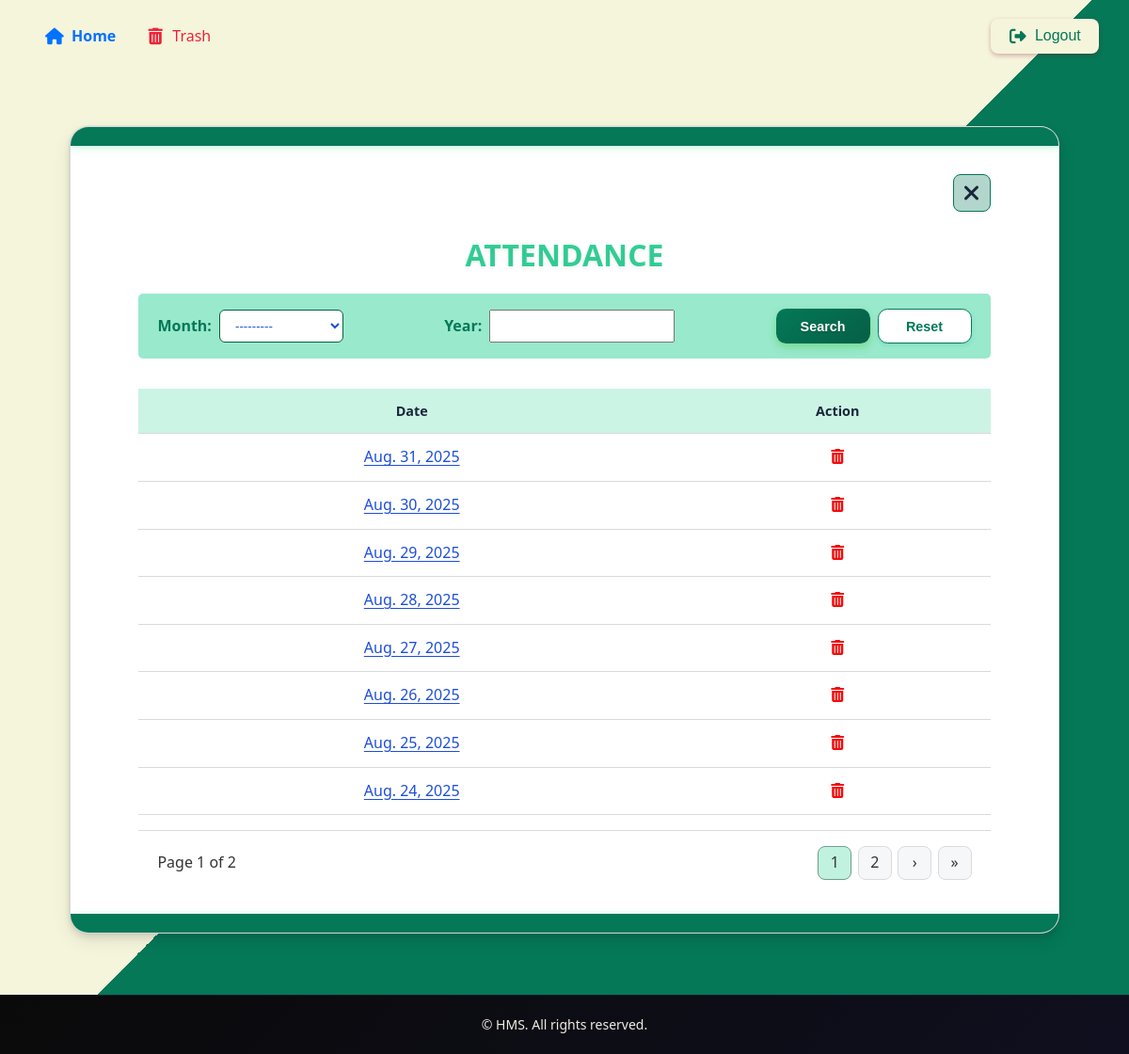
Page /summary/ (signed in) on the earlier database version.
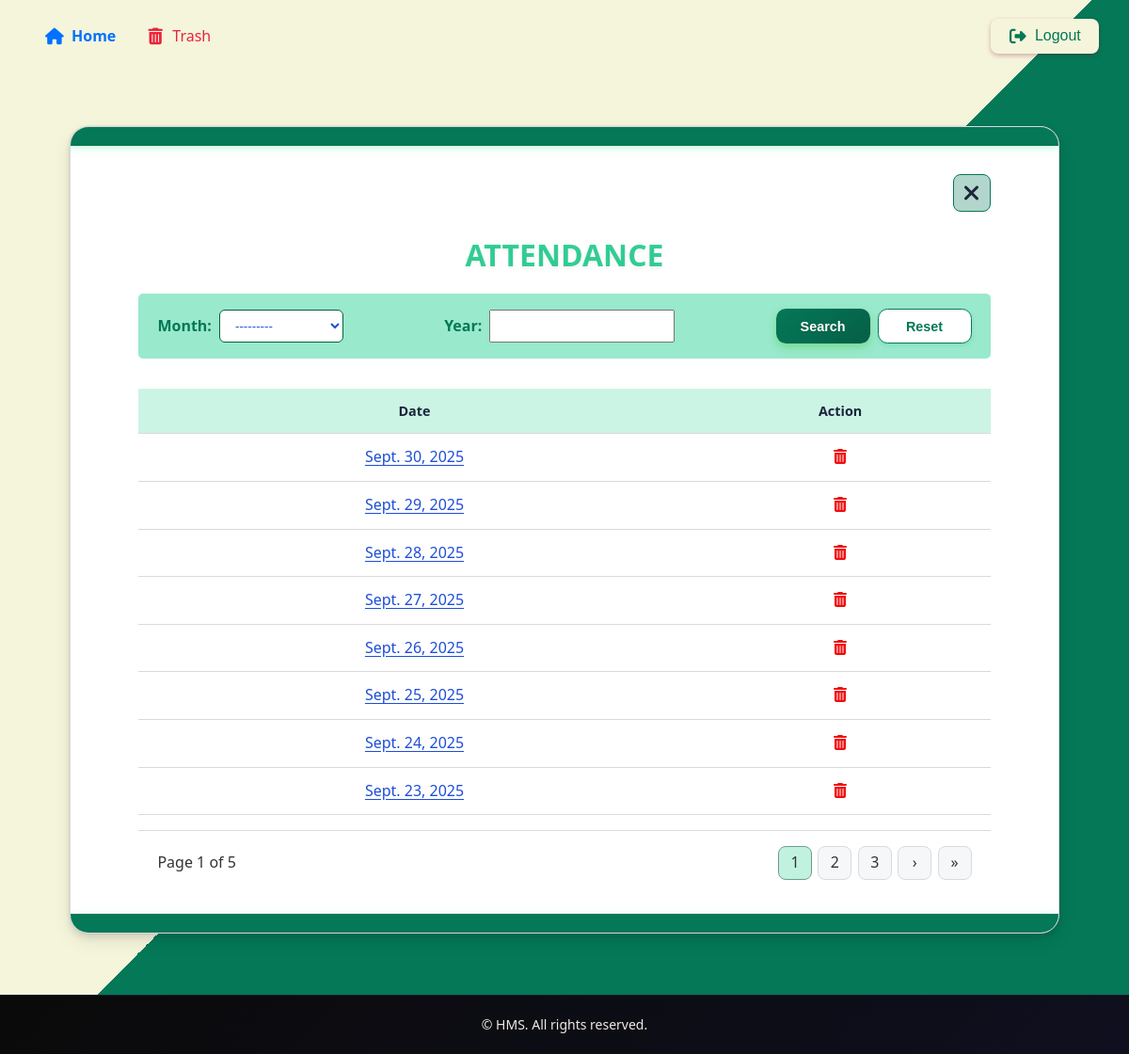
Same page on the later database version.
### hostel/models.py (models this page shows, shortened)
class AttendanceDate(models.Model):
    date = models.DateField(unique=True)
    MONTH_CHOICES = [
        ('January', 'January'),
        ('February', 'February'),
        ('March', 'March'),
        ('April', 'April'),
        ('May', 'May'),
        ('June', 'June'),
        ('July', 'July'),
        ('August', 'August'),
        ('September', 'September'),
        ('October', 'October'),
        ('November', 'November'),
        ('December', 'December'),
    ]
    month = models.CharField(max_length=10,choices=MONTH_CHOICES)
    year = models.IntegerField()

### hostel/views.py (the view)
# urls.py: path('summary/',views.view_attendance,name='view_attendance'),
@login_required()
def view_attendance(request):
    filter = attendanceFilter(request.GET, queryset=AttendanceDate.objects.all().order_by('-date'))
    attendance_list = filter.qs
    paginator = Paginator(attendance_list, 8)
    page_number = request.GET.get('page')
    page_obj = paginator.get_page(page_number)
    query_params = request.GET.copy()
    if 'page' in query_params:
        query_params.pop('page')
    return render(request, "hostel/summary.html", {'page_obj': page_obj, 'filter': filter, 'query_params': query_params})

### hostel/context_processors.py (called while the page is built)
def group_processor(request):
    if request.user.is_authenticated:
        is_warden_group = request.user.groups.filter(name='warden').exists()
        is_secretary_group = request.user.groups.filter(name='secretary').exists()  # Adjust as needed
    else:
        is_warden_group = False
        is_secretary_group = False
    return {
        'is_warden_group': is_warden_group,
        'is_secretary_group': is_secretary_group,
    }

### hostel/templates/hostel/summary.html (shortened to what this page needs)
{% extends 'hostel/base.html' %}
{% load static %}
{% block style %}
<link rel="stylesheet" href="{% static 'styles/summary.css' %}">
{% endblock %}
{% block content %}
<section class="main">
    <div class="wrap">
        <div class="card">
            <div class="card-header">
                <div class="title-wrap">
                    <div class="header-links">
                        <a href="{% url 'attendance_dashboard' %}" class="icon-close" title="Back to Home">
                            <i class="fas fa-times"></i>
                        </a>
                    </div>
                    <h1 class="card-title">Attendance</h1>
                </div>
            </div>
            <form method="get" class="filter-form">
                <div class="filter-controls">
                    <div class="filter-group">
                        <label for="id_month">Month:</label>
                        {{ filter.form.month }}
                    </div>
                    <div class="filter-group">
                        <label for="id_year">Year:</label>
                        {{ filter.form.year }}
                    </div>
                    <div class="filter-actions">
                        <button type="submit" class="btn btn-primary">Search</button>
                        <button type="reset" class="btn btn-secondary" onclick="resetFilters()">Reset</button>
                    </div>
                </div>
            </form>
            <div class="table-wrap">
                <table aria-describedby="page-title">
                    <thead>
                        <tr>
                            <th scope="col">Date</th>
                            <th scope="col" class="text-right">Action</th>
                        </tr>
                    </thead>
                    <tbody>
                        {% for attendance in page_obj %}
                        <tr>
                            <td data-label="Date">
                                <a href="{% url 'attendance_detail' attendance.id %}" class="date-link">
                                    {{ attendance.date }}
                                </a>
                            </td>
                            <td data-label="Action" class="action-cell text-right">
                                <a href="{% url 'delete_attendance' attendance.id %}"
                                   onclick="return confirmDelete()"
                                   class="delete-link">
                                    <i class="fas fa-trash-alt"></i>
                                </a>
                            </td>
                        </tr>
                        {% endfor %}
                    </tbody>
                </table>
            </div>
            <div class="pagination">
                <span class="muted-small">
                    Page {{ page_obj.number }} of {{ page_obj.paginator.num_pages }}
                </span>
                <div class="pager">
                    {% for num in page_obj.paginator.page_range %}
                        {% if page_obj.number == num %}
                            <span class="page-btn current" aria-current="page">{{ num }}</span>
                        {% elif num > page_obj.number|add:'-3' and num < page_obj.number|add:'3' %}
                            <a href="?page={{ num }}&{{ query_params.urlencode }}" class="page-btn">{{ num }}</a>
                        {% endif %}
                    {% endfor %}
                    {% if page_obj.has_next %}
                        <a href="?page={{ page_obj.next_page_number }}&{{ query_params.urlencode }}" class="page-btn" title="Next page">&rsaquo;</a>
                        <a href="?page={{ page_obj.paginator.num_pages }}&{{ query_params.urlencode }}" class="page-btn" title="Last page">&raquo;</a>
                    {% endif %}
                </div>
            </div>
        </div>
    </div>
</section>
{% endblock %}

Differences in the rows shown:
no longer on this page (row unchanged): AttendanceDate: date "Aug. 31, 2025"
no longer on this page (row unchanged): AttendanceDate: date "Aug. 30, 2025"
no longer on this page (row unchanged): AttendanceDate: date "Aug. 29, 2025"
no longer on this page (row unchanged): AttendanceDate: date "Aug. 28, 2025"
removed AttendanceDate: date "Aug. 27, 2025"
removed AttendanceDate: date "Aug. 26, 2025"
no longer on this page (row unchanged): AttendanceDate: date "Aug. 25, 2025"
no longer on this page (row unchanged): AttendanceDate: date "Aug. 24, 2025"
added AttendanceDate: date "Sept. 30, 2025"
added AttendanceDate: date "Sept. 29, 2025"
added AttendanceDate: date "Sept. 28, 2025"
added AttendanceDate: date "Sept. 27, 2025"
added AttendanceDate: date "Sept. 26, 2025"
added AttendanceDate: date "Sept. 25, 2025"
added AttendanceDate: date "Sept. 24, 2025"
added AttendanceDate: date "Sept. 23, 2025"
Other differences:
{{ page_obj.paginator.num_pages }}: "2" → "5"
new list line: "3"
